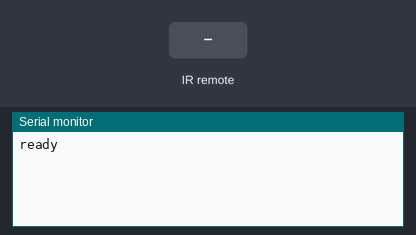
The sketch below on a simulated Arduino Uno, built with avr-gcc and run on an emulated ATmega328P. Shown: the last lines printed to the serial monitor. The test bench sets the inputs (shaded band).

Above: at 1.2 s.
1.3 s: infrared code 0x00FF629D received
At 2.5 s:
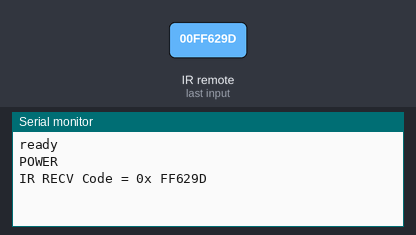
2.8 s: infrared code 0x00FF22DD received
At 3.8 s:
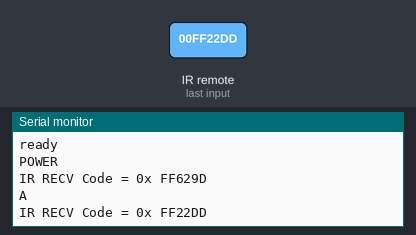
4.3 s: infrared code 0x00FF02FD received
At 4.9 s:
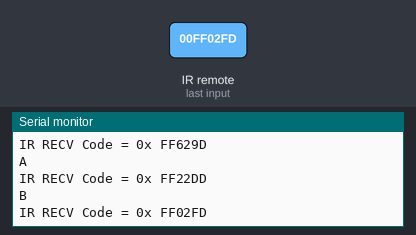
5.8 s: infrared code 0x00FFC23D received
At 7.0 s:
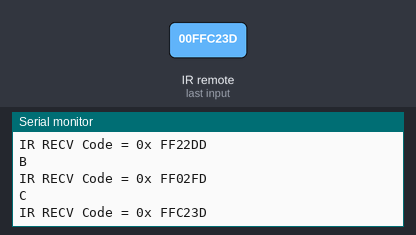
7.3 s: infrared code 0x00FF9867 received
At 8.5 s:
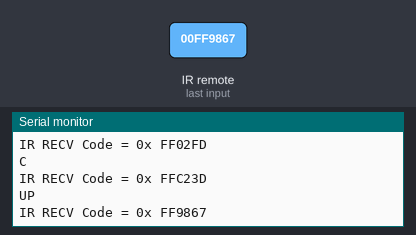
8.8 s: infrared code 0x00FF38C7 received
At 9.7 s:
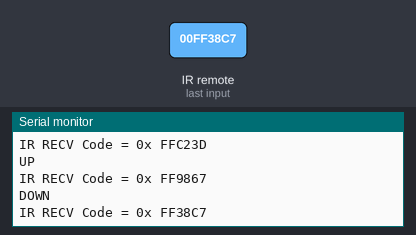

Measured:
- after the input at 1.3 s, the serial monitor: prints a new line at once (image 1)
- after the input at 2.8 s, the serial monitor: prints a new line at once (image 2)
- after the input at 4.3 s, the serial monitor: prints a new line at once (image 3)
- after the input at 5.8 s, the serial monitor: prints a new line at once (image 4)
- after the input at 7.3 s, the serial monitor: prints a new line at once (image 5)
- after the input at 8.8 s, the serial monitor: prints a new line at once (image 6)

The sketch:

better_code_reader.ino
```cpp
#include <IRremote.h>
int RECV_PIN = 2;
IRrecv irrecv(RECV_PIN);
decode_results results;

#define POWER 0x00FF629D
#define A 0x00FF22DD
#define B 0x00FF02FD
#define C 0x00FFC23D
#define UP 0x00FF9867
#define DOWN 0x00FF38C7
#define LEFT 0x00FF30CF
#define RIGHT 0x00FF7A85
#define SELECT 0x00FF18E7

//------------------------------------------------------------

void setup()
{
  Serial.begin(9600);
  Serial.println("ready");
  irrecv.enableIRIn(); // Start the receiver
}

void loop()
{
  if (irrecv.decode(&results))
  {
    if (results.value == POWER)
    {
      Serial.println("POWER");
    }
    else if (results.value == A)
    {
      Serial.println("A");
    }
    else if (results.value == B)
    {
      Serial.println("B");
    }
    else if (results.value == C)
    {
      Serial.println("C");
    }
    else if (results.value == UP)
    {
      Serial.println("UP");
    }
    else if (results.value == DOWN)
    {
      Serial.println("DOWN");
    }
    else if (results.value == LEFT)
    {
      Serial.println("LEFT");
    }
    else if (results.value == RIGHT)
    {
      Serial.println("RIGHT");
    }
    else if (results.value == SELECT)
    {
      Serial.println("SELECT");
    }
    else {
      Serial.println("IR RECV Code Value Not Defined or Button was Held Down");
    }

    Serial.print("IR RECV Code = 0x ");
    Serial.println(results.value, HEX);
    irrecv.resume();
  }
}
```
